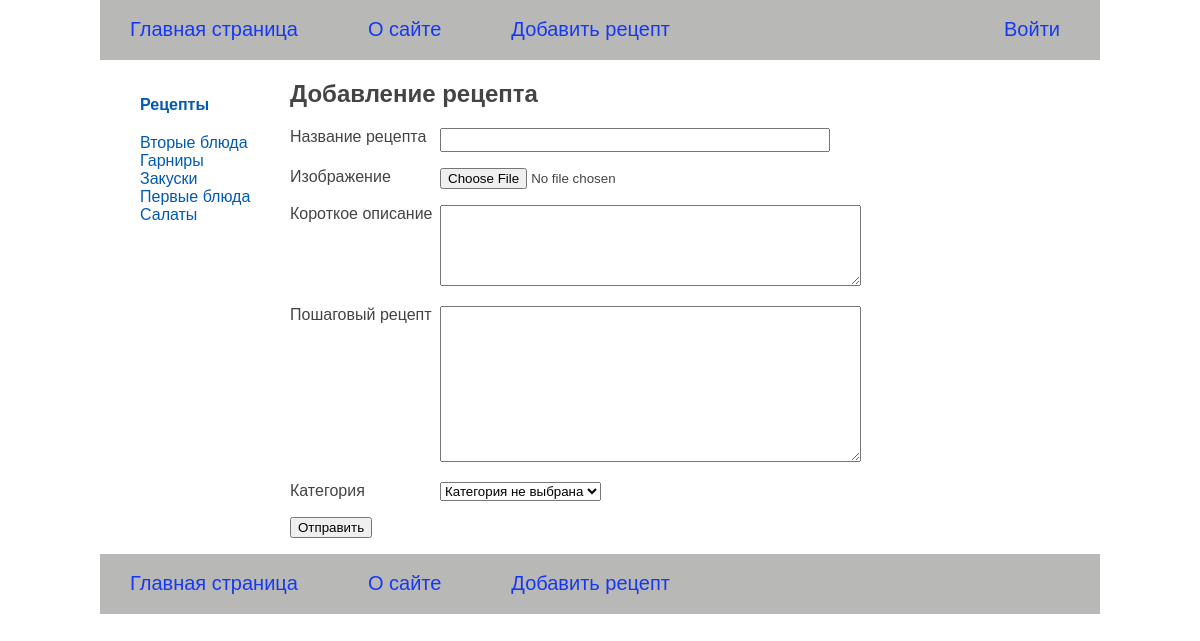
The app's page /addrecipe/ with its own data.
### recipeapp/models.py (models this page shows)
class Category(models.Model):
    category_name = models.CharField(max_length=100, db_index=True, verbose_name='Категория')
    category_slug = models.SlugField(max_length=100, unique=True, db_index=True, verbose_name='Slug')
    class Meta:
        verbose_name = 'Категория'
        verbose_name_plural = 'Категории'
    def get_absolut_url(self):
        return reverse('category', kwargs={'category_slug': self.category_slug})
    def __str__(self):
        return self.category_name

### recipeapp/views.py (the view)
# urls.py: path('addrecipe/', AddRecipe.as_view(), name='add_recipe'),
class AddRecipe(DataMixin, CreateView):
    form_class = AddRecipeForm
    template_name = 'recipeapp/addrecipe.html'
    title_page = 'Добавление рецепта'

### recipeapp/forms.py
class AddRecipeForm(forms.ModelForm):
    category = forms.ModelChoiceField(queryset=Category.objects.all(), empty_label="Категория не выбрана",
                                      label='Категория')
    class Meta:
        model = RecipeBase
        fields = ['recipe_title', 'photos', 'short_description', 'cooking_description', 'category']
        widgets = {
            'recipe_title': forms.TextInput(attrs={'class': 'form-input'}),
            'short_description': forms.Textarea(attrs={'cols': 50, 'rows': 5}),
            'cooking_description': forms.Textarea(attrs={'cols': 50, 'rows': 10}),
        }

### recipeapp/templatetags/recipe_tags.py (called while the page is built)
@register.inclusion_tag('recipeapp/list_categories.html')
def show_categories(category_selected_id=0):
    categories = Category.objects.annotate(total=Count('cat_recipe')).filter(total__gt=0)
    return {'categories': categories, 'category_selected': category_selected_id}

### recipeapp/templates/recipeapp/addrecipe.html (shortened to what this page needs)
{% extends 'base.html' %}
{% block content %}
  <h1>{{ title }}</h1>
  <form action="" method="POST" enctype="multipart/form-data">
      {% for f in form %}
      <p><label class="form-label" for="{{ f.id_for_label }}">
          {{ f.label }}
      </label>{{ f }}</p>
      {% endfor %}
      <p><button type="submit">Отправить</button></p>
  </form>
{% endblock %}

### recipeapp/templates/recipeapp/list_categories.html
{% for category in categories %}
    {% if category.id == category_selected %}
        <li class="selected">{{ category.category_name }}</li>
    {% else %}
        <li class="selected_cat"><a href="{{ category.get_absolut_url }}">{{ category.category_name }}</a></li>
    {% endif %}
{% endfor %}

### recipeapp/static/recipeapp/css/styles.css (style rules this page uses)
html, body { font-family: 'Arial'; margin: 0; padding: 0; height: 100%; width: 100%; color: #444; }
a { color: #0059b2; text-decoration: none; }
.selected_cat { color: #0227cc; }
.form-label { display: inline-block; min-width: 150px; vertical-align: top; }
.form-input { width: 382px; font-size: 16px; }

### records on screen
Category: category_name "Вторые блюда"
Category: category_name "Гарниры"
Category: category_name "Закуски"
Category: category_name "Первые блюда"
Category: category_name "Салаты"

### other values on screen
{{ m.title }} "О сайте" "Добавить рецепт" "Войти"
{{ title }} "Добавление рецепта"
{{ f.label }} "Название рецепта" "Изображение" "Короткое описание" "Пошаговый рецепт" "Категория"
{{ m.title }} "О сайте" "Добавить рецепт"
